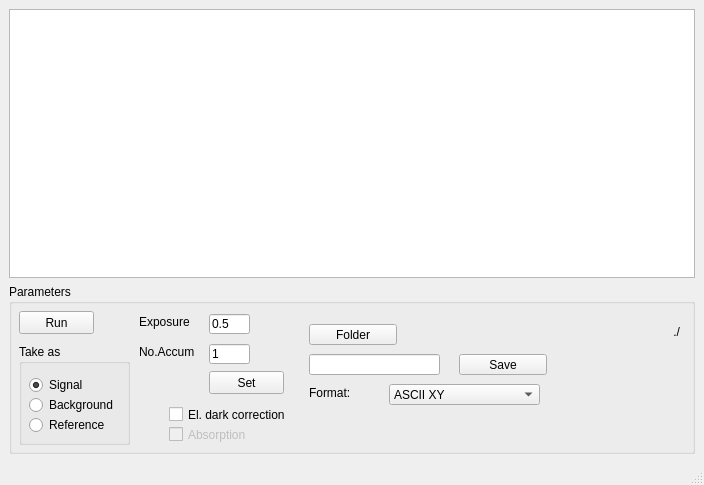
<?xml version="1.0" encoding="UTF-8"?>
<ui version="4.0">
 <class>MainWindow</class>
 <widget class="QMainWindow" name="MainWindow">
  <property name="geometry">
   <rect>
    <x>0</x>
    <y>0</y>
    <width>704</width>
    <height>485</height>
   </rect>
  </property>
  <property name="windowTitle">
   <string>Flame spectrometer</string>
  </property>
  <widget class="QWidget" name="centralwidget">
   <layout class="QVBoxLayout" name="verticalLayout_2">
    <item>
     <widget class="PlotWidget" name="graphicsView">
      <property name="minimumSize">
       <size>
        <width>0</width>
        <height>150</height>
       </size>
      </property>
     </widget>
    </item>
    <item>
     <layout class="QHBoxLayout" name="horizontalLayout">
      <item>
       <widget class="QGroupBox" name="ParamBox">
        <property name="minimumSize">
         <size>
          <width>270</width>
          <height>170</height>
         </size>
        </property>
        <property name="maximumSize">
         <size>
          <width>16777215</width>
          <height>16777215</height>
         </size>
        </property>
        <property name="title">
         <string>Parameters</string>
        </property>
        <widget class="QPushButton" name="runButt">
         <property name="geometry">
          <rect>
           <x>10</x>
           <y>27</y>
           <width>75</width>
           <height>23</height>
          </rect>
         </property>
         <property name="text">
          <string>Run</string>
         </property>
         <property name="checkable">
          <bool>true</bool>
         </property>
        </widget>
        <widget class="QLabel" name="label_12">
         <property name="geometry">
          <rect>
           <x>130</x>
           <y>30</y>
           <width>61</width>
           <height>16</height>
          </rect>
         </property>
         <property name="text">
          <string>Exposure</string>
         </property>
        </widget>
        <widget class="QLabel" name="label_13">
         <property name="geometry">
          <rect>
           <x>130</x>
           <y>60</y>
           <width>61</width>
           <height>16</height>
          </rect>
         </property>
         <property name="text">
          <string>No.Accum</string>
         </property>
        </widget>
        <widget class="QLineEdit" name="expEdit">
         <property name="geometry">
          <rect>
           <x>200</x>
           <y>30</y>
           <width>41</width>
           <height>20</height>
          </rect>
         </property>
         <property name="text">
          <string>0.5</string>
         </property>
        </widget>
        <widget class="QLineEdit" name="noAccEdit">
         <property name="geometry">
          <rect>
           <x>200</x>
           <y>60</y>
           <width>41</width>
           <height>20</height>
          </rect>
         </property>
         <property name="text">
          <string>1</string>
         </property>
        </widget>
        <widget class="QPushButton" name="setParmsButt">
         <property name="enabled">
          <bool>true</bool>
         </property>
         <property name="geometry">
          <rect>
           <x>200</x>
           <y>87</y>
           <width>75</width>
           <height>23</height>
          </rect>
         </property>
         <property name="text">
          <string>Set</string>
         </property>
         <property name="checkable">
          <bool>false</bool>
         </property>
        </widget>
        <widget class="QCheckBox" name="elDarkChk">
         <property name="geometry">
          <rect>
           <x>160</x>
           <y>120</y>
           <width>131</width>
           <height>21</height>
          </rect>
         </property>
         <property name="text">
          <string>El. dark correction</string>
         </property>
        </widget>
        <widget class="QPushButton" name="locButt">
         <property name="geometry">
          <rect>
           <x>300</x>
           <y>40</y>
           <width>88</width>
           <height>21</height>
          </rect>
         </property>
         <property name="text">
          <string>Folder</string>
         </property>
        </widget>
        <widget class="QLabel" name="locLabel">
         <property name="geometry">
          <rect>
           <x>410</x>
           <y>37</y>
           <width>261</width>
           <height>21</height>
          </rect>
         </property>
         <property name="text">
          <string>./</string>
         </property>
         <property name="alignment">
          <set>Qt::AlignRight|Qt::AlignTrailing|Qt::AlignVCenter</set>
         </property>
        </widget>
        <widget class="QLineEdit" name="nameEdit">
         <property name="geometry">
          <rect>
           <x>300</x>
           <y>70</y>
           <width>131</width>
           <height>21</height>
          </rect>
         </property>
        </widget>
        <widget class="QPushButton" name="saveButt">
         <property name="geometry">
          <rect>
           <x>450</x>
           <y>70</y>
           <width>88</width>
           <height>21</height>
          </rect>
         </property>
         <property name="text">
          <string>Save</string>
         </property>
        </widget>
        <widget class="QLabel" name="label">
         <property name="geometry">
          <rect>
           <x>300</x>
           <y>100</y>
           <width>58</width>
           <height>18</height>
          </rect>
         </property>
         <property name="text">
          <string>Format:</string>
         </property>
        </widget>
        <widget class="QComboBox" name="formatCombo">
         <property name="geometry">
          <rect>
           <x>380</x>
           <y>100</y>
           <width>151</width>
           <height>21</height>
          </rect>
         </property>
         <item>
          <property name="text">
           <string>ASCII XY</string>
          </property>
         </item>
         <item>
          <property name="text">
           <string>ASCII X</string>
          </property>
         </item>
         <item>
          <property name="text">
           <string>float x</string>
          </property>
         </item>
         <item>
          <property name="text">
           <string>double x</string>
          </property>
         </item>
        </widget>
        <widget class="QGroupBox" name="pwrRadioBox">
         <property name="geometry">
          <rect>
           <x>10</x>
           <y>60</y>
           <width>111</width>
           <height>101</height>
          </rect>
         </property>
         <property name="title">
          <string>Take as</string>
         </property>
         <widget class="QRadioButton" name="backChk">
          <property name="geometry">
           <rect>
            <x>10</x>
            <y>50</y>
            <width>101</width>
            <height>22</height>
           </rect>
          </property>
          <property name="text">
           <string>Background</string>
          </property>
         </widget>
         <widget class="QRadioButton" name="sigChk">
          <property name="geometry">
           <rect>
            <x>10</x>
            <y>30</y>
            <width>101</width>
            <height>22</height>
           </rect>
          </property>
          <property name="text">
           <string>Signal</string>
          </property>
          <property name="checked">
           <bool>true</bool>
          </property>
         </widget>
         <widget class="QRadioButton" name="refChk">
          <property name="geometry">
           <rect>
            <x>10</x>
            <y>70</y>
            <width>101</width>
            <height>22</height>
           </rect>
          </property>
          <property name="text">
           <string>Reference</string>
          </property>
         </widget>
        </widget>
        <widget class="QCheckBox" name="absChk">
         <property name="enabled">
          <bool>false</bool>
         </property>
         <property name="geometry">
          <rect>
           <x>160</x>
           <y>140</y>
           <width>91</width>
           <height>21</height>
          </rect>
         </property>
         <property name="text">
          <string>Absorption</string>
         </property>
        </widget>
        <widget class="QLabel" name="expLabel">
         <property name="geometry">
          <rect>
           <x>246</x>
           <y>33</y>
           <width>47</width>
           <height>13</height>
          </rect>
         </property>
         <property name="text">
          <string> </string>
         </property>
        </widget>
        <widget class="QLabel" name="noAccLabel">
         <property name="geometry">
          <rect>
           <x>248</x>
           <y>64</y>
           <width>47</width>
           <height>13</height>
          </rect>
         </property>
         <property name="text">
          <string/>
         </property>
        </widget>
       </widget>
      </item>
     </layout>
    </item>
   </layout>
  </widget>
  <widget class="QMenuBar" name="menubar">
   <property name="geometry">
    <rect>
     <x>0</x>
     <y>0</y>
     <width>704</width>
     <height>21</height>
    </rect>
   </property>
  </widget>
  <widget class="QStatusBar" name="statusbar"/>
 </widget>
 <customwidgets>
  <customwidget>
   <class>PlotWidget</class>
   <extends>QGraphicsView</extends>
   <header>pyqtgraph</header>
  </customwidget>
 </customwidgets>
 <tabstops>
  <tabstop>expEdit</tabstop>
  <tabstop>runButt</tabstop>
 </tabstops>
 <resources/>
 <connections/>
</ui>
